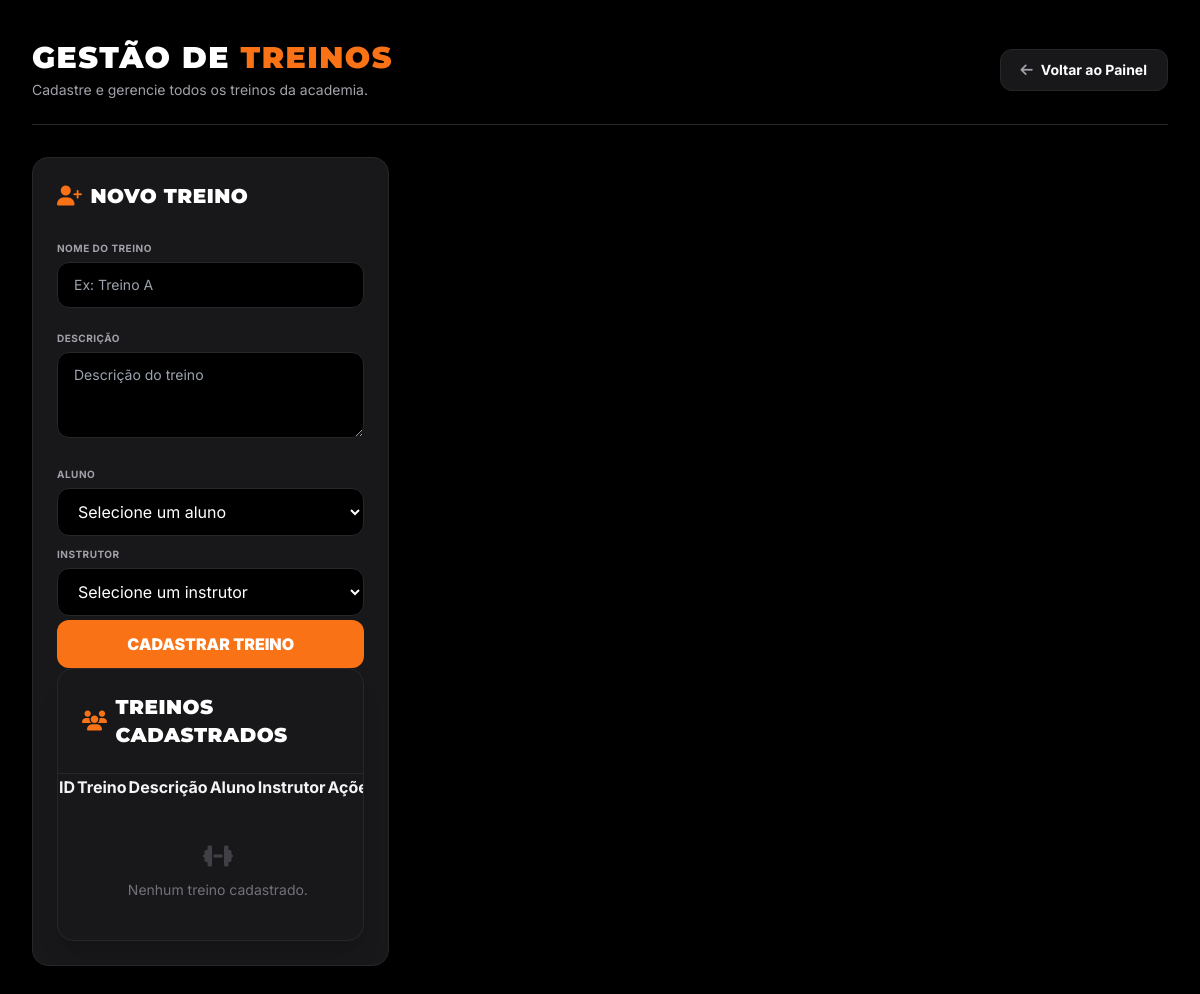
/treinos, run on an earlier commit of the app's database.
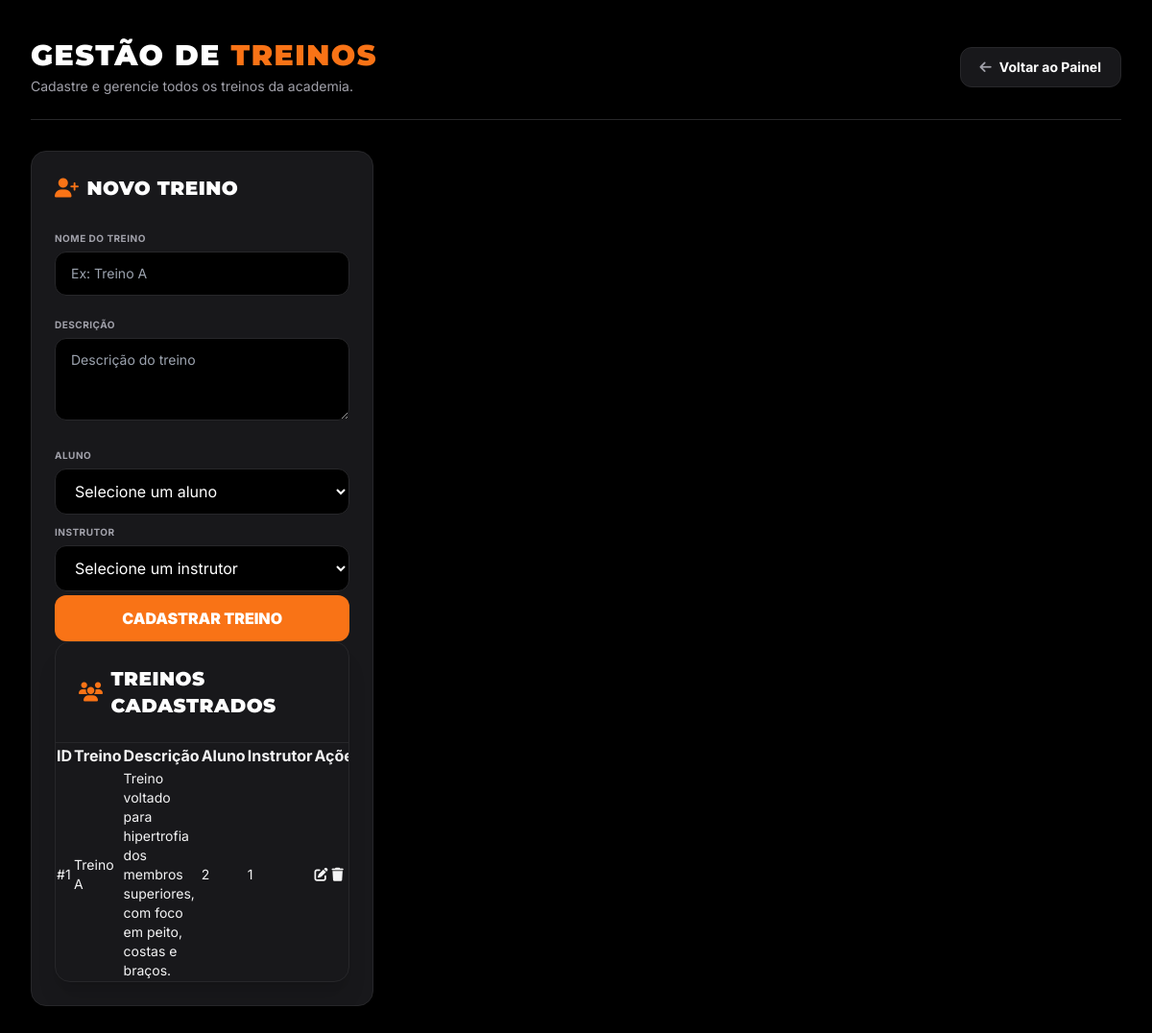
And on a later commit of the database.
### tables this page shows
CREATE TABLE treinos (
        id INTEGER PRIMARY KEY AUTOINCREMENT,
        nome TEXT NOT NULL,
        descricao TEXT,
        aluno_id INTEGER NOT NULL,
        instrutor_id INTEGER NOT NULL,

        FOREIGN KEY (aluno_id) REFERENCES alunos(id),
        FOREIGN KEY (instrutor_id) REFERENCES instrutores(id)
    );

### app.py (the view)
@app.route("/treinos")
def listar_treinos():
    treinos = db.listar_treinos()
    alunos = db.listar_alunos_db()
    instrutores = db.listar_instrutores()
    return render_template(
        "treinos.html",
        treinos=treinos,
        alunos=alunos,
        instrutores=instrutores
    )

### database.py (called while the page is built)
def conectar():
    conexao = sqlite3.connect(DB_PATH)
    conexao.execute("PRAGMA foreign_keys = ON")
    return conexao

def listar_alunos_db():
    conexao = conectar()
    cursor = conexao.cursor()
    cursor.execute("SELECT * FROM alunos")
    dados = cursor.fetchall()
    conexao.close()
    return dados

def listar_instrutores():
    conexao = conectar()
    cursor = conexao.cursor()
    cursor.execute("SELECT * FROM instrutores")
    dados = cursor.fetchall()
    conexao.close()
    return dados

def listar_treinos():
    conexao = conectar()
    cursor = conexao.cursor()
    cursor.execute("SELECT * FROM treinos")
    dados = cursor.fetchall()
    conexao.close()
    return dados

### templates/treinos.html (shortened to what the changed rows need)
<!DOCTYPE html>
<html lang="pt-BR">
<head>
    <script src="https://cdn.tailwindcss.com"></script>
    <link rel="stylesheet" href="https://cdnjs.cloudflare.com/ajax/libs/font-awesome/6.4.0/css/all.min.css">
</head>
<body class="bg-black text-zinc-100 font-sans min-h-screen">
    <div class="max-w-7xl mx-auto px-4 sm:px-6 lg:px-8 py-10">
        <div class="flex flex-col sm:flex-row justify-between items-start sm:items-center border-b border-zinc-800 pb-6 mb-8 gap-4">
            <div>
                <h1 class="font-heading font-black text-3xl uppercase tracking-wider text-white">
                    Gestão de <span class="text-brand-500">Treinos</span>
                </h1>
            </div>
        </div>
        <div class="grid grid-cols-1 lg:grid-cols-3 gap-8 items-start">
            <div class="bg-zinc-900 border border-zinc-800 p-6 rounded-2xl shadow-xl">
                <h2 class="font-heading font-black text-xl uppercase tracking-wide text-white mb-6 flex items-center gap-2">
                    <i class="fa-solid fa-user-plus text-brand-500"></i> Novo Treino
                </h2>
            </div>
            <div class="lg:col-span-2 bg-zinc-900 border border-zinc-800 rounded-2xl shadow-xl overflow-hidden">
                <div class="p-6 border-b border-zinc-800">
                    <h2 class="font-heading font-black text-xl uppercase tracking-wide text-white flex items-center gap-2">
                        <i class="fa-solid fa-users text-brand-500"></i> Treinos Cadastrados
                    </h2>
                </div>
                <div class="overflow-x-auto">
                    <table class="w-full text-left border-collapse">
                        <thead>
                        <tr>
                        <th>ID</th>
                        <th>Treino</th>
                        <th>Descrição</th>
                        <th>Aluno</th>
                        <th>Instrutor</th>
                        <th>Ações</th>
                        </tr>
                        </thead>
                        <tbody class="divide-y divide-zinc-800/50 text-sm">
                            {% for treino in treinos %}
                            <tr>
                            <td>#{{ treino[0] }}</td>
                            <td>{{ treino[1] }}</td>
                            <td>{{ treino[2] }}</td>
                            <td>{{ treino[3] }}</td>
                            <td>{{ treino[4] }}</td>
                            <td>
                            <a href="/editar_treino/{{ treino[0] }}">
                            <i class="fa-solid fa-pen-to-square"></i>
                            </a>
                            <a href="/excluir_treino/{{ treino[0] }}"
                            onclick="return confirm('Excluir treino?')">
                            <i class="fa-solid fa-trash"></i>
                            </a>
                            </td>
                            </tr>
                            {% else %}
                            <tr>
                                <td colspan="6" class="px-6 py-10 text-center text-zinc-500 text-sm">
                                    <i class="fa-solid fa-dumbbell text-2xl block mb-2 text-zinc-700"></i>
                                    Nenhum treino cadastrado.
                                </td>
                            </tr>
                            {% endfor %}
                        </tbody>
                    </table>
                </div>
            </div>
        </div>
    </div>
</body>
</html>

What changed in the data, as far as the page shows it:
added treinos: id "1", nome "Treino A", descricao "Treino voltado para hipertrofia dos membros superiores, com foco em peito, costas e braços.", aluno "2", instrutor "1"
Also different on the page:
text no longer shown: "Nenhum treino cadastrado."
